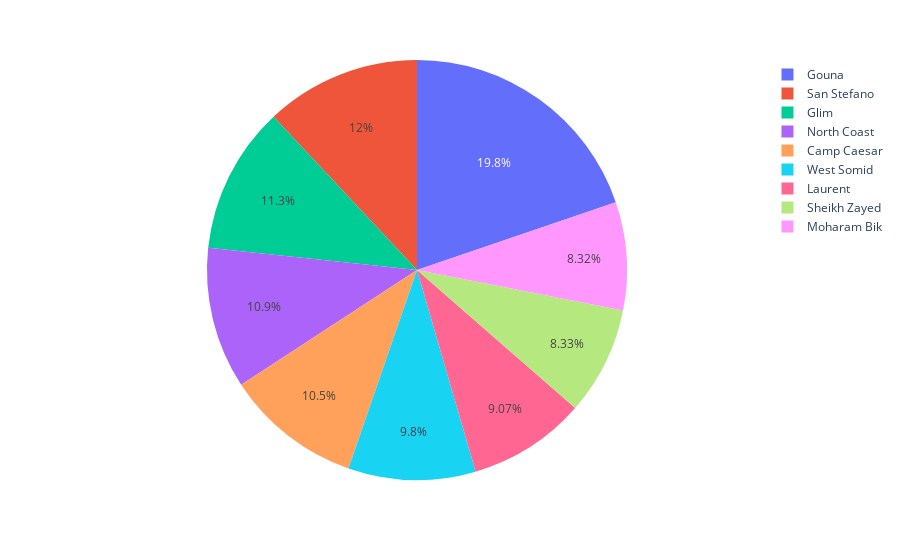

The notebook cell this image was saved under:
### Code cell
px.pie(data_frame=top_Price_cities,names="City",values="Price")

### Figure 1 — Plotly figure (JSON) as saved in the notebook; plotly's stock layout.template omitted (floating-point values rounded to 4 significant figures)
{"data": [{"domain": {"x": [0, 1], "y": [0, 1]}, "hovertemplate": "City=%{label}<br>Price=%{value}<extra></extra>", "labels": ["Gouna", "San Stefano", "Glim", "North Coast", "Camp Caesar", "West Somid", "Laurent", "Sheikh Zayed", "Moharam Bik"], "legendgroup": "", "name": "", "showlegend": true, "type": "pie", "values": [9084000.0, 5500000, 5212500, 5001000.0, 4825000, 4500000, 4167000.0, 3827000.0, 3821117]}], "layout": {"legend": {"tracegroupgap": 0}, "margin": {"t": 60}}}
